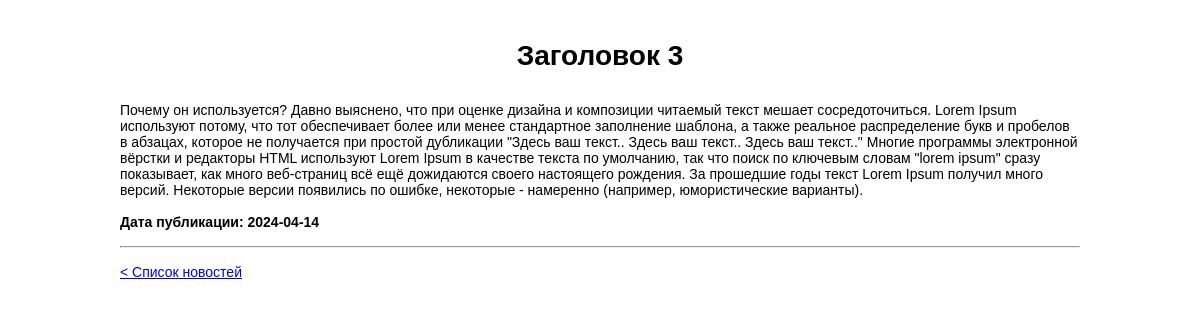
Before: /reviews/3 with the older database file.
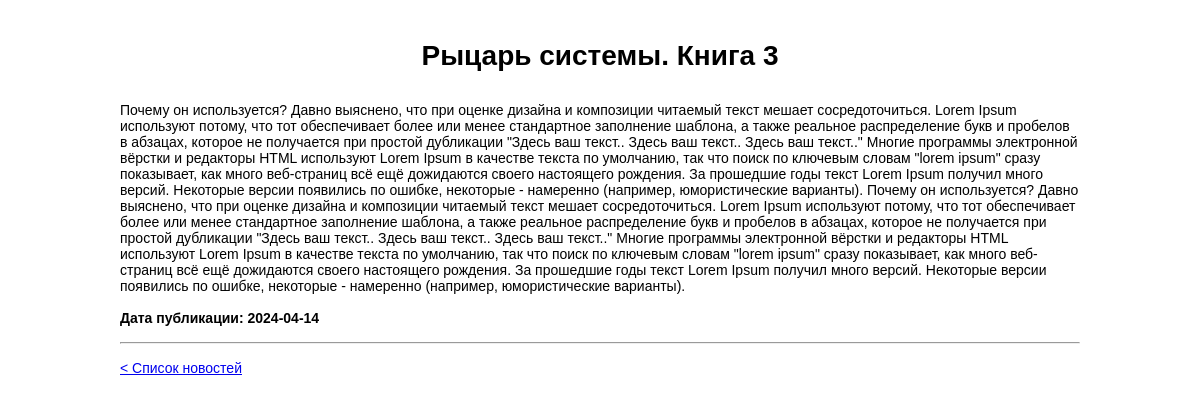
After: the same page with the newer database file.
### models.py (models this page shows)
class Review(db.Model):
    __tablename__ = 'reviews'
    id = db.Column(db.Integer, primary_key=True)
    title = db.Column(db.String(100), nullable=False)
    content = db.Column(db.Text, nullable=False)
    date = db.Column(db.Date, nullable=False)
    user_id = db.Column(db.Integer, db.ForeignKey('users.id'), nullable=False)

### app.py (the view)
@app.route('/reviews/<int:review_id>')
def get_post(review_id):
    review = Review.query.get_or_404(review_id)
    return render_template('single-review.html', review=review)

### templates/single-review.html (shortened to what this page needs)
{% extends "base.html" %}
{% block content %}
    <h1>{{ review.title }}</h1>
    <div>{{ review.content }}</div>
    <br>
    <div><b>Дата публикации: {{ review.date }}</b></div>
    <br>
    <hr>
    <br>
    <a href="/">< Список новостей</a>
    <br>
    <br>
    <br>
{% endblock %}

Changed rows visible on the page:
changed Review: title "Заголовок 3" → "Рыцарь системы. Книга 3"; content "…намеренно (например, юмористические варианты)." → "…намеренно (например, юмористические варианты). Почему он используется? Давно выяснено, что при оценке дизайна и композиции читаемый текст мешает сосредоточиться. Lorem Ipsum используют потому, что тот обеспечивает более или менее стандартное заполнение шаблона, а также реальное распределение букв и пробелов в абзацах, которое не получается при простой дубликации \"Здесь ваш текст.. Здесь ваш текст.. Здесь ваш текст..\" Многие программы электронной вёрстки и редакторы HTML используют Lorem Ipsum в качестве текста по умолчанию, так что поиск по ключевым словам \"lorem ipsum\" сразу показывает, как много веб-страниц всё ещё дожидаются своего настоящего рождения. За прошедшие годы текст Lorem…"
